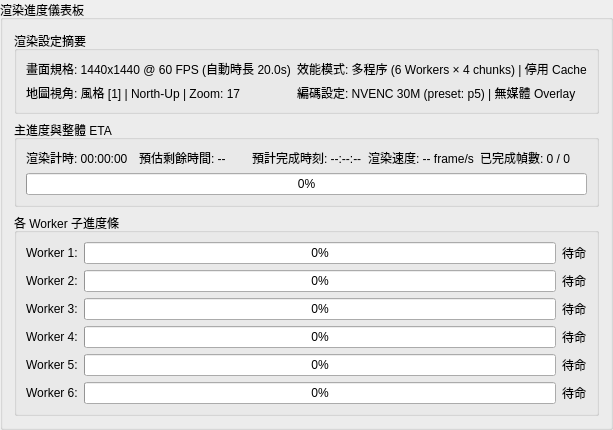
     <widget class="QGroupBox" name="groupBox_dashboard">
      <property name="title">
       <string>渲染進度儀表板</string>
      </property>
      <layout class="QVBoxLayout" name="verticalLayout_dashboard">
       <item>
        <widget class="QGroupBox" name="groupBox_summary">
         <property name="title">
          <string>渲染設定摘要</string>
         </property>
         <layout class="QGridLayout" name="gridLayout_summary">
          <item row="1" column="0">
           <widget class="QLabel" name="label_cfg_map">
            <property name="text">
             <string>地圖視角: 風格 [1] | North-Up | Zoom: 17</string>
            </property>
           </widget>
          </item>
          <item row="1" column="1">
           <widget class="QLabel" name="label_cfg_enc">
            <property name="text">
             <string>編碼設定: NVENC 30M (preset: p5) | 無媒體 Overlay</string>
            </property>
           </widget>
          </item>
          <item row="0" column="0">
           <widget class="QLabel" name="label_cfg_res">
            <property name="text">
             <string>畫面規格: 1440x1440 @ 60 FPS (自動時長 20.0s)</string>
            </property>
           </widget>
          </item>
          <item row="0" column="1">
           <widget class="QLabel" name="label_cfg_perf">
            <property name="text">
             <string>效能模式: 多程序 (6 Workers × 4 chunks) | 停用 Cache</string>
            </property>
           </widget>
          </item>
         </layout>
        </widget>
       </item>
       <item>
        <widget class="QGroupBox" name="groupBox_main_progress">
         <property name="title">
          <string>主進度與整體 ETA</string>
         </property>
         <layout class="QVBoxLayout" name="verticalLayout_main_progress">
          <item>
           <layout class="QHBoxLayout" name="horizontalLayout_eta">
            <item>
             <widget class="QLabel" name="label_eta_elapsed">
              <property name="text">
               <string>渲染計時: 00:00:00</string>
              </property>
             </widget>
            </item>
            <item>
             <widget class="QLabel" name="label_eta_time">
              <property name="text">
               <string>預估剩餘時間: --</string>
              </property>
             </widget>
            </item>
            <item>
             <widget class="QLabel" name="label_eta_clock">
              <property name="text">
               <string>預計完成時刻: --:--:--</string>
              </property>
             </widget>
            </item>
            <item>
             <widget class="QLabel" name="label_eta_speed">
              <property name="text">
               <string>渲染速度: -- frame/s</string>
              </property>
             </widget>
            </item>
            <item>
             <widget class="QLabel" name="label_eta_frames">
              <property name="text">
               <string>已完成幀數: 0 / 0</string>
              </property>
             </widget>
            </item>
           </layout>
          </item>
          <item>
           <widget class="QProgressBar" name="progressBar_main">
            <property name="value">
             <number>0</number>
            </property>
           </widget>
          </item>
         </layout>
        </widget>
       </item>
       <item>
        <widget class="QGroupBox" name="groupBox_workers">
         <property name="title">
          <string>各 Worker 子進度條</string>
         </property>
         <layout class="QVBoxLayout" name="verticalLayout_workers">
          <item>
           <layout class="QHBoxLayout" name="horizontalLayout_worker_1">
            <item>
             <widget class="QLabel" name="lbl_worker_1">
              <property name="text">
               <string>Worker 1:</string>
              </property>
             </widget>
            </item>
            <item>
             <widget class="QProgressBar" name="progressBar_worker_1">
              <property name="value">
               <number>0</number>
              </property>
             </widget>
            </item>
            <item>
             <widget class="QLabel" name="lbl_worker_status_1">
              <property name="text">
               <string>待命</string>
              </property>
             </widget>
            </item>
           </layout>
          </item>
          <item>
           <layout class="QHBoxLayout" name="horizontalLayout_worker_2">
            <item>
             <widget class="QLabel" name="lbl_worker_2">
              <property name="text">
               <string>Worker 2:</string>
              </property>
             </widget>
            </item>
            <item>
             <widget class="QProgressBar" name="progressBar_worker_2">
              <property name="value">
               <number>0</number>
              </property>
             </widget>
            </item>
            <item>
             <widget class="QLabel" name="lbl_worker_status_2">
              <property name="text">
               <string>待命</string>
              </property>
             </widget>
            </item>
           </layout>
          </item>
          <item>
           <layout class="QHBoxLayout" name="horizontalLayout_worker_3">
            <item>
             <widget class="QLabel" name="lbl_worker_3">
              <property name="text">
               <string>Worker 3:</string>
              </property>
             </widget>
            </item>
            <item>
             <widget class="QProgressBar" name="progressBar_worker_3">
              <property name="value">
               <number>0</number>
              </property>
             </widget>
            </item>
            <item>
             <widget class="QLabel" name="lbl_worker_status_3">
              <property name="text">
               <string>待命</string>
              </property>
             </widget>
            </item>
           </layout>
          </item>
          <item>
           <layout class="QHBoxLayout" name="horizontalLayout_worker_4">
            <item>
             <widget class="QLabel" name="lbl_worker_4">
              <property name="text">
               <string>Worker 4:</string>
              </property>
             </widget>
            </item>
            <item>
             <widget class="QProgressBar" name="progressBar_worker_4">
              <property name="value">
               <number>0</number>
              </property>
             </widget>
            </item>
            <item>
             <widget class="QLabel" name="lbl_worker_status_4">
              <property name="text">
               <string>待命</string>
              </property>
             </widget>
            </item>
           </layout>
          </item>
          <item>
           <layout class="QHBoxLayout" name="horizontalLayout_worker_5">
            <item>
             <widget class="QLabel" name="lbl_worker_5">
              <property name="text">
               <string>Worker 5:</string>
              </property>
             </widget>
            </item>
            <item>
             <widget class="QProgressBar" name="progressBar_worker_5">
              <property name="value">
               <number>0</number>
              </property>
             </widget>
            </item>
            <item>
             <widget class="QLabel" name="lbl_worker_status_5">
              <property name="text">
               <string>待命</string>
              </property>
             </widget>
            </item>
           </layout>
          </item>
          <item>
           <layout class="QHBoxLayout" name="horizontalLayout_worker_6">
            <item>
             <widget class="QLabel" name="lbl_worker_6">
              <property name="text">
               <string>Worker 6:</string>
              </property>
             </widget>
            </item>
            <item>
             <widget class="QProgressBar" name="progressBar_worker_6">
              <property name="value">
               <number>0</number>
              </property>
             </widget>
            </item>
            <item>
             <widget class="QLabel" name="lbl_worker_status_6">
              <property name="text">
               <string>待命</string>
              </property>
             </widget>
            </item>
           </layout>
          </item>
         </layout>
        </widget>
       </item>
      </layout>
     </widget>
